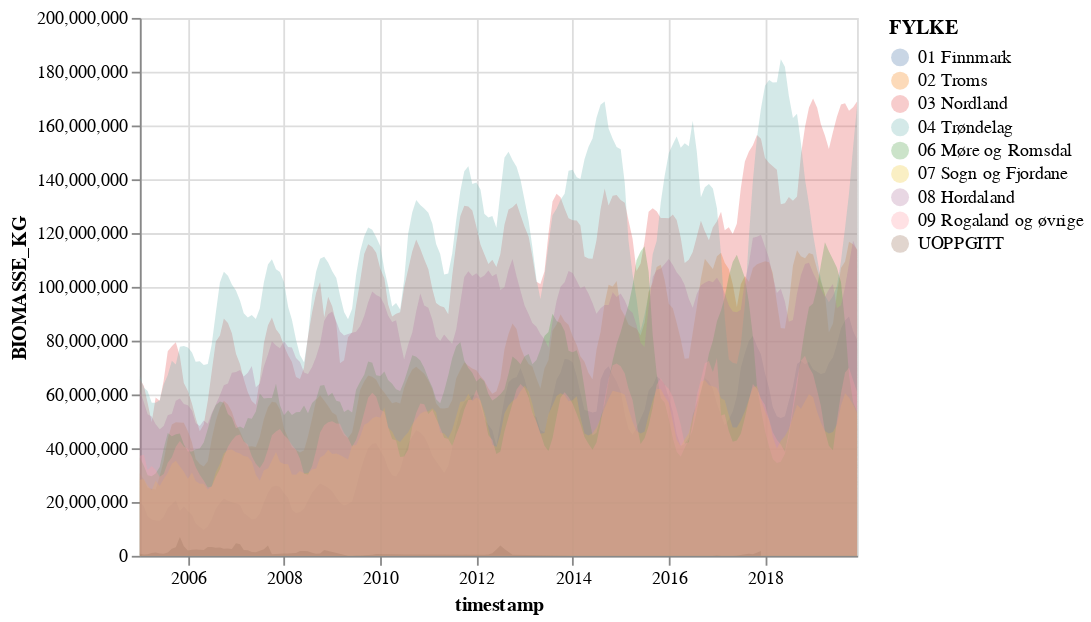

Source (notebook cell):
### Code cell
alt.Chart(data_selection.drop(['Date','MÅNED'], axis=1)).mark_area(opacity=0.3).encode(
    x="timestamp:T",
    y=alt.Y("BIOMASSE_KG:Q", stack=None),
        color="FYLKE:N"

)

### Figure 1 — Vega-Lite specification as saved in the notebook (floating-point values rounded to 4 significant figures; data arrays with more than 128 entries replaced by an {"elided": "..."} marker saying what was removed)
{"config": {"view": {"continuousWidth": 400, "continuousHeight": 300}}, "data": {"name": "data-9ac97f75f1c78e46c1f44f10ec8c6b56"}, "mark": {"type": "area", "opacity": 0.3}, "encoding": {"color": {"field": "FYLKE", "type": "nominal"}, "x": {"field": "timestamp", "type": "temporal"}, "y": {"field": "BIOMASSE_KG", "stack": null, "type": "quantitative"}}, "$schema": "https://vega.github.io/schema/vega-lite/v4.17.0.json", "datasets": {"data-9ac97f75f1c78e46c1f44f10ec8c6b56": {"elided": "1548 records"}}}
